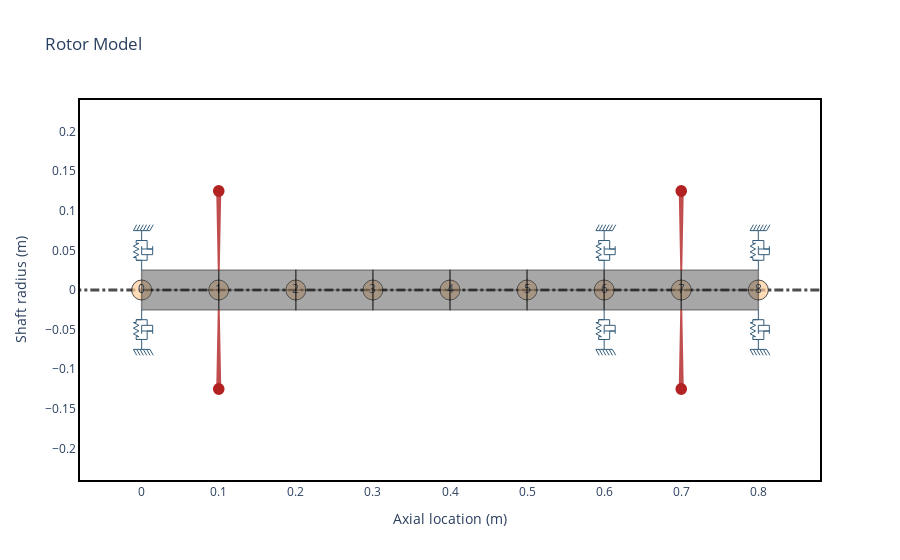

Notebook code for this chart:
### Markdown cell above
Just claculate the first rotor, need to have this too take the matrice, that we going to use

### Code cell
material_exo = rs.Material(name="mat_exo", rho=7850, E=2.05 * 10**11, Poisson= 0.3)


Low_pressure_elements = []
low_pressure_seal_elements = []
low_pressure_elements = []

for i in range(8) : 
    Low_pressure_elements.append(rs.ShaftElement(L = 0.1, material=material_exo, n=i, idl=0, odl=0.05))

low_pressure_elements.append(
    rs.DiskElement.from_geometry(n=1, material=material_exo, width=0.02, i_d=0.05, o_d=0.257)
)

low_pressure_elements.append(
    rs.DiskElement.from_geometry(n=7, material=material_exo, width=0.02, i_d=0.05, o_d=0.3)
)

low_pressure_seal_elements.append(rs.BearingElement(n=0, kxx=3e7, kyy=3e7, cxx=0, cyy=0))
low_pressure_seal_elements.append(rs.BearingElement(n=8, kxx=3e7, kyy=3e7, cxx=0, cyy=0))
low_pressure_seal_elements.append(rs.BearingElement(n=6, kxx=2.5*10**7, kyy=2.5*10**7, cxx=0))

rotor_lp = rs.Rotor(
    shaft_elements=Low_pressure_elements,
    bearing_elements=low_pressure_seal_elements,
    disk_elements=low_pressure_elements,
)
rotor_lp.plot_rotor()

### Figure 1 — Plotly figure (JSON) as saved in the notebook; plotly's stock layout.template omitted (floating-point values rounded to 4 significant figures)
{"data": [{"hoverinfo": "none", "line": {"color": "black", "dash": "dashdot", "width": 3}, "mode": "lines", "opacity": 0.7, "showlegend": false, "type": "scatter", "x": [-0.16, 0.96], "y": [0, 0]}, {"hoverinfo": "none", "marker": {"color": "#ffcc99", "line": {"color": "black", "width": 1}, "opacity": 0.7, "size": 20}, "mode": "markers+text", "showlegend": false, "text": ["0", "1", "2", "3", "4", "5", "6", "7", "8"], "type": "scatter", "x": [0, 0.1, 0.2, 0.3, 0.4, 0.5, 0.6, 0.7, 0.8], "y": [0, 0, 0, 0, 0, 0, 0, 0, 0]}, {"customdata": [[0, 0.05, 0, 0.05, 0, 0.1, "mat_exo"], [0, 0.05, 0, 0.05, 0, 0.1, "mat_exo"], [0, 0.05, 0, 0.05, 0, 0.1, "mat_exo"], [0, 0.05, 0, 0.05, 0, 0.1, "mat_exo"], [0, 0.05, 0, 0.05, 0, 0.1, "mat_exo"], [0, 0.05, 0, 0.05, 0, 0.1, "mat_exo"], [0, 0.05, 0, 0.05, 0, 0.1, "mat_exo"], [0, 0.05, 0, 0.05, 0, 0.1, "mat_exo"], [0, 0.05, 0, 0.05, 0, 0.1, "mat_exo"], [0, 0.05, 0, 0.05, 0, 0.1, "mat_exo"]], "fill": "toself", "fillcolor": "#525252", "hoverinfo": "text", "hoverlabel": {"bgcolor": "#525252"}, "hoveron": "points+fills", "hovertemplate": "Element Number: 0<br>Left Outer Diameter: 0.05 m<br>Left Inner Diameter: 0.0 m<br>Right Outer Diameter: 0.05 m<br>Right Inner Diameter: 0.0 m<br>Element Length: 0.1 m<br>Material: mat_exo<br>", "legendgroup": "Shaft", "line": {"color": "black", "width": 1.5}, "mode": "lines", "name": "ShaftElement 0", "opacity": 0.5, "showlegend": false, "text": "Element Number: 0<br>Left Outer Diameter: 0.05 m<br>Left Inner Diameter: 0.0 m<br>Right Outer Diameter: 0.05 m<br>Right Inner Diameter: 0.0 m<br>Element Length: 0.1 m<br>Material: mat_exo<br>", "type": "scatter", "x": [0, 0, 0.1, 0.1, 0, 0, 0, 0.1, 0.1, 0], "y": [0, 0.025, 0.025, 0, 0, 0, -0.025, -0.025, 0, 0]}, {"customdata": [[1, 0.05, 0, 0.05, 0, 0.1, "mat_exo"], [1, 0.05, 0, 0.05, 0, 0.1, "mat_exo"], [1, 0.05, 0, 0.05, 0, 0.1, "mat_exo"], [1, 0.05, 0, 0.05, 0, 0.1, "mat_exo"], [1, 0.05, 0, 0.05, 0, 0.1, "mat_exo"], [1, 0.05, 0, 0.05, 0, 0.1, "mat_exo"], [1, 0.05, 0, 0.05, 0, 0.1, "mat_exo"], [1, 0.05, 0, 0.05, 0, 0.1, "mat_exo"], [1, 0.05, 0, 0.05, 0, 0.1, "mat_exo"], [1, 0.05, 0, 0.05, 0, 0.1, "mat_exo"]], "fill": "toself", "fillcolor": "#525252", "hoverinfo": "text", "hoverlabel": {"bgcolor": "#525252"}, "hoveron": "points+fills", "hovertemplate": "Element Number: 1<br>Left Outer Diameter: 0.05 m<br>Left Inner Diameter: 0.0 m<br>Right Outer Diameter: 0.05 m<br>Right Inner Diameter: 0.0 m<br>Element Length: 0.1 m<br>Material: mat_exo<br>", "legendgroup": "Shaft", "line": {"color": "black", "width": 1.5}, "mode": "lines", "name": "ShaftElement 1", "opacity": 0.5, "showlegend": false, "text": "Element Number: 1<br>Left Outer Diameter: 0.05 m<br>Left Inner Diameter: 0.0 m<br>Right Outer Diameter: 0.05 m<br>Right Inner Diameter: 0.0 m<br>Element Length: 0.1 m<br>Material: mat_exo<br>", "type": "scatter", "x": [0.1, 0.1, 0.2, 0.2, 0.1, 0.1, 0.1, 0.2, 0.2, 0.1], "y": [0, 0.025, 0.025, 0, 0, 0, -0.025, -0.025, 0, 0]}, {"customdata": [[2, 0.05, 0, 0.05, 0, 0.1, "mat_exo"], [2, 0.05, 0, 0.05, 0, 0.1, "mat_exo"], [2, 0.05, 0, 0.05, 0, 0.1, "mat_exo"], [2, 0.05, 0, 0.05, 0, 0.1, "mat_exo"], [2, 0.05, 0, 0.05, 0, 0.1, "mat_exo"], [2, 0.05, 0, 0.05, 0, 0.1, "mat_exo"], [2, 0.05, 0, 0.05, 0, 0.1, "mat_exo"], [2, 0.05, 0, 0.05, 0, 0.1, "mat_exo"], [2, 0.05, 0, 0.05, 0, 0.1, "mat_exo"], [2, 0.05, 0, 0.05, 0, 0.1, "mat_exo"]], "fill": "toself", "fillcolor": "#525252", "hoverinfo": "text", "hoverlabel": {"bgcolor": "#525252"}, "hoveron": "points+fills", "hovertemplate": "Element Number: 2<br>Left Outer Diameter: 0.05 m<br>Left Inner Diameter: 0.0 m<br>Right Outer Diameter: 0.05 m<br>Right Inner Diameter: 0.0 m<br>Element Length: 0.1 m<br>Material: mat_exo<br>", "legendgroup": "Shaft", "line": {"color": "black", "width": 1.5}, "mode": "lines", "name": "ShaftElement 2", "opacity": 0.5, "showlegend": false, "text": "Element Number: 2<br>Left Outer Diameter: 0.05 m<br>Left Inner Diameter: 0.0 m<br>Right Outer Diameter: 0.05 m<br>Right Inner Diameter: 0.0 m<br>Element Length: 0.1 m<br>Material: mat_exo<br>", "type": "scatter", "x": [0.2, 0.2, 0.3, 0.3, 0.2, 0.2, 0.2, 0.3, 0.3, 0.2], "y": [0, 0.025, 0.025, 0, 0, 0, -0.025, -0.025, 0, 0]}, {"customdata": [[3, 0.05, 0, 0.05, 0, 0.1, "mat_exo"], [3, 0.05, 0, 0.05, 0, 0.1, "mat_exo"], [3, 0.05, 0, 0.05, 0, 0.1, "mat_exo"], [3, 0.05, 0, 0.05, 0, 0.1, "mat_exo"], [3, 0.05, 0, 0.05, 0, 0.1, "mat_exo"], [3, 0.05, 0, 0.05, 0, 0.1, "mat_exo"], [3, 0.05, 0, 0.05, 0, 0.1, "mat_exo"], [3, 0.05, 0, 0.05, 0, 0.1, "mat_exo"], [3, 0.05, 0, 0.05, 0, 0.1, "mat_exo"], [3, 0.05, 0, 0.05, 0, 0.1, "mat_exo"]], "fill": "toself", "fillcolor": "#525252", "hoverinfo": "text", "hoverlabel": {"bgcolor": "#525252"}, "hoveron": "points+fills", "hovertemplate": "Element Number: 3<br>Left Outer Diameter: 0.05 m<br>Left Inner Diameter: 0.0 m<br>Right Outer Diameter: 0.05 m<br>Right Inner Diameter: 0.0 m<br>Element Length: 0.1 m<br>Material: mat_exo<br>", "legendgroup": "Shaft", "line": {"color": "black", "width": 1.5}, "mode": "lines", "name": "ShaftElement 3", "opacity": 0.5, "showlegend": false, "text": "Element Number: 3<br>Left Outer Diameter: 0.05 m<br>Left Inner Diameter: 0.0 m<br>Right Outer Diameter: 0.05 m<br>Right Inner Diameter: 0.0 m<br>Element Length: 0.1 m<br>Material: mat_exo<br>", "type": "scatter", "x": [0.3, 0.3, 0.4, 0.4, 0.3, 0.3, 0.3, 0.4, 0.4, 0.3], "y": [0, 0.025, 0.025, 0, 0, 0, -0.025, -0.025, 0, 0]}, {"customdata": [[4, 0.05, 0, 0.05, 0, 0.1, "mat_exo"], [4, 0.05, 0, 0.05, 0, 0.1, "mat_exo"], [4, 0.05, 0, 0.05, 0, 0.1, "mat_exo"], [4, 0.05, 0, 0.05, 0, 0.1, "mat_exo"], [4, 0.05, 0, 0.05, 0, 0.1, "mat_exo"], [4, 0.05, 0, 0.05, 0, 0.1, "mat_exo"], [4, 0.05, 0, 0.05, 0, 0.1, "mat_exo"], [4, 0.05, 0, 0.05, 0, 0.1, "mat_exo"], [4, 0.05, 0, 0.05, 0, 0.1, "mat_exo"], [4, 0.05, 0, 0.05, 0, 0.1, "mat_exo"]], "fill": "toself", "fillcolor": "#525252", "hoverinfo": "text", "hoverlabel": {"bgcolor": "#525252"}, "hoveron": "points+fills", "hovertemplate": "Element Number: 4<br>Left Outer Diameter: 0.05 m<br>Left Inner Diameter: 0.0 m<br>Right Outer Diameter: 0.05 m<br>Right Inner Diameter: 0.0 m<br>Element Length: 0.1 m<br>Material: mat_exo<br>", "legendgroup": "Shaft", "line": {"color": "black", "width": 1.5}, "mode": "lines", "name": "ShaftElement 4", "opacity": 0.5, "showlegend": false, "text": "Element Number: 4<br>Left Outer Diameter: 0.05 m<br>Left Inner Diameter: 0.0 m<br>Right Outer Diameter: 0.05 m<br>Right Inner Diameter: 0.0 m<br>Element Length: 0.1 m<br>Material: mat_exo<br>", "type": "scatter", "x": [0.4, 0.4, 0.5, 0.5, 0.4, 0.4, 0.4, 0.5, 0.5, 0.4], "y": [0, 0.025, 0.025, 0, 0, 0, -0.025, -0.025, 0, 0]}, {"customdata": [[5, 0.05, 0, 0.05, 0, 0.1, "mat_exo"], [5, 0.05, 0, 0.05, 0, 0.1, "mat_exo"], [5, 0.05, 0, 0.05, 0, 0.1, "mat_exo"], [5, 0.05, 0, 0.05, 0, 0.1, "mat_exo"], [5, 0.05, 0, 0.05, 0, 0.1, "mat_exo"], [5, 0.05, 0, 0.05, 0, 0.1, "mat_exo"], [5, 0.05, 0, 0.05, 0, 0.1, "mat_exo"], [5, 0.05, 0, 0.05, 0, 0.1, "mat_exo"], [5, 0.05, 0, 0.05, 0, 0.1, "mat_exo"], [5, 0.05, 0, 0.05, 0, 0.1, "mat_exo"]], "fill": "toself", "fillcolor": "#525252", "hoverinfo": "text", "hoverlabel": {"bgcolor": "#525252"}, "hoveron": "points+fills", "hovertemplate": "Element Number: 5<br>Left Outer Diameter: 0.05 m<br>Left Inner Diameter: 0.0 m<br>Right Outer Diameter: 0.05 m<br>Right Inner Diameter: 0.0 m<br>Element Length: 0.1 m<br>Material: mat_exo<br>", "legendgroup": "Shaft", "line": {"color": "black", "width": 1.5}, "mode": "lines", "name": "ShaftElement 5", "opacity": 0.5, "showlegend": false, "text": "Element Number: 5<br>Left Outer Diameter: 0.05 m<br>Left Inner Diameter: 0.0 m<br>Right Outer Diameter: 0.05 m<br>Right Inner Diameter: 0.0 m<br>Element Length: 0.1 m<br>Material: mat_exo<br>", "type": "scatter", "x": [0.5, 0.5, 0.6, 0.6, 0.5, 0.5, 0.5, 0.6, 0.6, 0.5], "y": [0, 0.025, 0.025, 0, 0, 0, -0.025, -0.025, 0, 0]}, {"customdata": [[6, 0.05, 0, 0.05, 0, 0.1, "mat_exo"], [6, 0.05, 0, 0.05, 0, 0.1, "mat_exo"], [6, 0.05, 0, 0.05, 0, 0.1, "mat_exo"], [6, 0.05, 0, 0.05, 0, 0.1, "mat_exo"], [6, 0.05, 0, 0.05, 0, 0.1, "mat_exo"], [6, 0.05, 0, 0.05, 0, 0.1, "mat_exo"], [6, 0.05, 0, 0.05, 0, 0.1, "mat_exo"], [6, 0.05, 0, 0.05, 0, 0.1, "mat_exo"], [6, 0.05, 0, 0.05, 0, 0.1, "mat_exo"], [6, 0.05, 0, 0.05, 0, 0.1, "mat_exo"]], "fill": "toself", "fillcolor": "#525252", "hoverinfo": "text", "hoverlabel": {"bgcolor": "#525252"}, "hoveron": "points+fills", "hovertemplate": "Element Number: 6<br>Left Outer Diameter: 0.05 m<br>Left Inner Diameter: 0.0 m<br>Right Outer Diameter: 0.05 m<br>Right Inner Diameter: 0.0 m<br>Element Length: 0.1 m<br>Material: mat_exo<br>", "legendgroup": "Shaft", "line": {"color": "black", "width": 1.5}, "mode": "lines", "name": "ShaftElement 6", "opacity": 0.5, "showlegend": false, "text": "Element Number: 6<br>Left Outer Diameter: 0.05 m<br>Left Inner Diameter: 0.0 m<br>Right Outer Diameter: 0.05 m<br>Right Inner Diameter: 0.0 m<br>Element Length: 0.1 m<br>Material: mat_exo<br>", "type": "scatter", "x": [0.6, 0.6, 0.7, 0.7, 0.6, 0.6, 0.6, 0.7, 0.7, 0.6], "y": [0, 0.025, 0.025, 0, 0, 0, -0.025, -0.025, 0, 0]}, {"customdata": [[7, 0.05, 0, 0.05, 0, 0.1, "mat_exo"], [7, 0.05, 0, 0.05, 0, 0.1, "mat_exo"], [7, 0.05, 0, 0.05, 0, 0.1, "mat_exo"], [7, 0.05, 0, 0.05, 0, 0.1, "mat_exo"], [7, 0.05, 0, 0.05, 0, 0.1, "mat_exo"], [7, 0.05, 0, 0.05, 0, 0.1, "mat_exo"], [7, 0.05, 0, 0.05, 0, 0.1, "mat_exo"], [7, 0.05, 0, 0.05, 0, 0.1, "mat_exo"], [7, 0.05, 0, 0.05, 0, 0.1, "mat_exo"], [7, 0.05, 0, 0.05, 0, 0.1, "mat_exo"]], "fill": "toself", "fillcolor": "#525252", "hoverinfo": "text", "hoverlabel": {"bgcolor": "#525252"}, "hoveron": "points+fills", "hovertemplate": "Element Number: 7<br>Left Outer Diameter: 0.05 m<br>Left Inner Diameter: 0.0 m<br>Right Outer Diameter: 0.05 m<br>Right Inner Diameter: 0.0 m<br>Element Length: 0.1 m<br>Material: mat_exo<br>", "legendgroup": "Shaft", "line": {"color": "black", "width": 1.5}, "mode": "lines", "name": "ShaftElement 7", "opacity": 0.5, "showlegend": false, "text": "Element Number: 7<br>Left Outer Diameter: 0.05 m<br>Left Inner Diameter: 0.0 m<br>Right Outer Diameter: 0.05 m<br>Right Inner Diameter: 0.0 m<br>Element Length: 0.1 m<br>Material: mat_exo<br>", "type": "scatter", "x": [0.7, 0.7, 0.8, 0.8, 0.7, 0.7, 0.7, 0.8, 0.8, 0.7], "y": [0, 0.025, 0.025, 0, 0, 0, -0.025, -0.025, 0, 0]}, {"customdata": [[1, 0.06714, 0.03383, 7.836], [1, 0.06714, 0.03383, 7.836], [1, 0.06714, 0.03383, 7.836], [1, 0.06714, 0.03383, 7.836], [1, 0.06714, 0.03383, 7.836], [1, 0.06714, 0.03383, 7.836], [1, 0.06714, 0.03383, 7.836], [1, 0.06714, 0.03383, 7.836], [1, 0.06714, 0.03383, 7.836]], "fill": "toself", "fillcolor": "Firebrick", "hoverinfo": "text", "hoverlabel": {"bgcolor": "Firebrick"}, "hoveron": "points+fills", "hovertemplate": "Disk Node: 1<br>Polar Inertia: 6.714e-02<br>Diametral Inertia: 3.383e-02<br>Disk mass: 7.836<br>", "legendgroup": "disks", "line": {"color": "Firebrick", "width": 2}, "mode": "lines", "name": "Disk 0", "opacity": 0.8, "showlegend": false, "text": "Disk Node: 1<br>Polar Inertia: 6.714e-02<br>Diametral Inertia: 3.383e-02<br>Disk mass: 7.836<br>", "type": "scatter", "x": [0.1, 0.102, 0.098, 0.1, null, 0.1, 0.102, 0.098, 0.1], "y": [0.025, 0.125, 0.125, 0.025, null, -0.025, -0.125, -0.125, -0.025]}, {"customdata": [[7, 0.1248, 0.06274, 10.79], [7, 0.1248, 0.06274, 10.79], [7, 0.1248, 0.06274, 10.79], [7, 0.1248, 0.06274, 10.79], [7, 0.1248, 0.06274, 10.79], [7, 0.1248, 0.06274, 10.79], [7, 0.1248, 0.06274, 10.79], [7, 0.1248, 0.06274, 10.79], [7, 0.1248, 0.06274, 10.79]], "fill": "toself", "fillcolor": "Firebrick", "hoverinfo": "text", "hoverlabel": {"bgcolor": "Firebrick"}, "hoveron": "points+fills", "hovertemplate": "Disk Node: 7<br>Polar Inertia: 1.248e-01<br>Diametral Inertia: 6.274e-02<br>Disk mass: 10.789<br>", "legendgroup": "disks", "line": {"color": "Firebrick", "width": 2}, "mode": "lines", "name": "Disk 1", "opacity": 0.8, "showlegend": false, "text": "Disk Node: 7<br>Polar Inertia: 1.248e-01<br>Diametral Inertia: 6.274e-02<br>Disk mass: 10.789<br>", "type": "scatter", "x": [0.7, 0.702, 0.698, 0.7, null, 0.7, 0.702, 0.698, 0.7], "y": [0.025, 0.125, 0.125, 0.025, null, -0.025, -0.125, -0.125, -0.025]}, {"hoverinfo": "none", "legendgroup": "bearings", "line": {"color": "#355d7a", "width": 1}, "mode": "lines", "name": "Bearing 0", "showlegend": false, "type": "scatter", "x": [0, 0, -0.007143, 0.007143], "y": [0.025, 0.0375, 0.0375, 0.0375]}, {"hoverinfo": "none", "legendgroup": "bearings", "line": {"color": "#355d7a", "width": 1}, "mode": "lines", "name": "Bearing 0", "showlegend": false, "type": "scatter", "x": [0, 0, -0.007143, 0.007143], "y": [-0.025, -0.0375, -0.0375, -0.0375]}, {"hoverinfo": "none", "legendgroup": "bearings", "line": {"color": "#355d7a", "width": 1}, "mode": "lines", "name": "Bearing 0", "showlegend": false, "type": "scatter", "x": [0, 0, -0.007143, 0.007143], "y": [0.075, 0.0625, 0.0625, 0.0625]}, {"hoverinfo": "none", "legendgroup": "bearings", "line": {"color": "#355d7a", "width": 1}, "mode": "lines", "name": "Bearing 0", "showlegend": false, "type": "scatter", "x": [0, 0, -0.007143, 0.007143], "y": [-0.075, -0.0625, -0.0625, -0.0625]}, {"hoverinfo": "none", "legendgroup": "bearings", "line": {"color": "#355d7a", "width": 1}, "mode": "lines", "name": "Bearing 0", "showlegend": false, "type": "scatter", "x": [-0.01071, 0.01071], "y": [0.075, 0.075]}, {"hoverinfo": "none", "legendgroup": "bearings", "line": {"color": "#355d7a", "width": 1}, "mode": "lines", "name": "Bearing 0", "showlegend": false, "type": "scatter", "x": [-0.01071, 0.01071], "y": [-0.075, -0.075]}, {"hoverinfo": "none", "legendgroup": "bearings", "line": {"color": "#355d7a", "width": 1}, "mode": "lines", "name": "Bearing 0", "showlegend": false, "type": "scatter", "x": [-0.01071, -0.006429], "y": [0.075, 0.0825]}, {"hoverinfo": "none", "legendgroup": "bearings", "line": {"color": "#355d7a", "width": 1}, "mode": "lines", "name": "Bearing 0", "showlegend": false, "type": "scatter", "x": [-0.01071, -0.006429], "y": [-0.075, -0.0825]}, {"hoverinfo": "none", "legendgroup": "bearings", "line": {"color": "#355d7a", "width": 1}, "mode": "lines", "name": "Bearing 0", "showlegend": false, "type": "scatter", "x": [-0.006429, -0.002143], "y": [0.075, 0.0825]}, {"hoverinfo": "none", "legendgroup": "bearings", "line": {"color": "#355d7a", "width": 1}, "mode": "lines", "name": "Bearing 0", "showlegend": false, "type": "scatter", "x": [-0.006429, -0.002143], "y": [-0.075, -0.0825]}, {"hoverinfo": "none", "legendgroup": "bearings", "line": {"color": "#355d7a", "width": 1}, "mode": "lines", "name": "Bearing 0", "showlegend": false, "type": "scatter", "x": [-0.002143, 0.002143], "y": [0.075, 0.0825]}, {"hoverinfo": "none", "legendgroup": "bearings", "line": {"color": "#355d7a", "width": 1}, "mode": "lines", "name": "Bearing 0", "showlegend": false, "type": "scatter", "x": [-0.002143, 0.002143], "y": [-0.075, -0.0825]}, {"hoverinfo": "none", "legendgroup": "bearings", "line": {"color": "#355d7a", "width": 1}, "mode": "lines", "name": "Bearing 0", "showlegend": false, "type": "scatter", "x": [0.002143, 0.006429], "y": [0.075, 0.0825]}, {"hoverinfo": "none", "legendgroup": "bearings", "line": {"color": "#355d7a", "width": 1}, "mode": "lines", "name": "Bearing 0", "showlegend": false, "type": "scatter", "x": [0.002143, 0.006429], "y": [-0.075, -0.0825]}, {"hoverinfo": "none", "legendgroup": "bearings", "line": {"color": "#355d7a", "width": 1}, "mode": "lines", "name": "Bearing 0", "showlegend": false, "type": "scatter", "x": [0.006429, 0.01071], "y": [0.075, 0.0825]}, {"hoverinfo": "none", "legendgroup": "bearings", "line": {"color": "#355d7a", "width": 1}, "mode": "lines", "name": "Bearing 0", "showlegend": false, "type": "scatter", "x": [0.006429, 0.01071], "y": [-0.075, -0.0825]}, {"hoverinfo": "none", "legendgroup": "bearings", "line": {"color": "#355d7a", "width": 1}, "mode": "lines", "name": "Bearing 0", "showlegend": false, "type": "scatter", "x": [0.01071, 0.015], "y": [0.075, 0.0825]}, {"hoverinfo": "none", "legendgroup": "bearings", "line": {"color": "#355d7a", "width": 1}, "mode": "lines", "name": "Bearing 0", "showlegend": false, "type": "scatter", "x": [0.01071, 0.015], "y": [-0.075, -0.0825]}, {"hoverinfo": "none", "legendgroup": "bearings", "line": {"color": "#355d7a", "width": 1}, "mode": "lines", "name": "Bearing 0", "showlegend": false, "type": "scatter", "x": [-0.007143, -0.007143, -0.01071, -0.003571, -0.01071, -0.003571, -0.01071, -0.003571, -0.007143, -0.007143], "y": [0.0375, 0.04107, 0.04107, 0.04464, 0.04821, 0.05179, 0.05536, 0.05893, 0.05893, 0.0625]}, {"hoverinfo": "none", "legendgroup": "bearings", "line": {"color": "#355d7a", "width": 1}, "mode": "lines", "name": "Bearing 0", "showlegend": false, "type": "scatter", "x": [-0.007143, -0.007143, -0.01071, -0.003571, -0.01071, -0.003571, -0.01071, -0.003571, -0.007143, -0.007143], "y": [-0.0375, -0.04107, -0.04107, -0.04464, -0.04821, -0.05179, -0.05536, -0.05893, -0.05893, -0.0625]}, {"hoverinfo": "none", "legendgroup": "bearings", "line": {"color": "#355d7a", "width": 1}, "mode": "lines", "name": "Bearing 0", "showlegend": false, "type": "scatter", "x": [0.007143, 0.007143], "y": [0.0375, 0.04464]}, {"hoverinfo": "none", "legendgroup": "bearings", "line": {"color": "#355d7a", "width": 1}, "mode": "lines", "name": "Bearing 0", "showlegend": false, "type": "scatter", "x": [0.007143, 0.007143], "y": [-0.0375, -0.04464]}, {"hoverinfo": "none", "legendgroup": "bearings", "line": {"color": "#355d7a", "width": 1}, "mode": "lines", "name": "Bearing 0", "showlegend": false, "type": "scatter", "x": [0, 0, 0.01429, 0.01429], "y": [0.05536, 0.04464, 0.04464, 0.05536]}, {"hoverinfo": "none", "legendgroup": "bearings", "line": {"color": "#355d7a", "width": 1}, "mode": "lines", "name": "Bearing 0", "showlegend": false, "type": "scatter", "x": [0, 0, 0.01429, 0.01429], "y": [-0.05536, -0.04464, -0.04464, -0.05536]}, {"hoverinfo": "none", "legendgroup": "bearings", "line": {"color": "#355d7a", "width": 1}, "mode": "lines", "name": "Bearing 0", "showlegend": false, "type": "scatter", "x": [0, 0.01429, 0.007143, 0.007143], "y": [0.05179, 0.05179, 0.05179, 0.0625]}, {"hoverinfo": "none", "legendgroup": "bearings", "line": {"color": "#355d7a", "width": 1}, "mode": "lines", "name": "Bearing 0", "showlegend": false, "type": "scatter", "x": [0, 0.01429, 0.007143, 0.007143], "y": [-0.05179, -0.05179, -0.05179, -0.0625]}, {"hoverinfo": "none", "legendgroup": "bearings", "line": {"color": "#355d7a", "width": 1}, "mode": "lines", "name": "Bearing 2", "showlegend": false, "type": "scatter", "x": [0.6, 0.6, 0.5929, 0.6071], "y": [0.025, 0.0375, 0.0375, 0.0375]}, {"hoverinfo": "none", "legendgroup": "bearings", "line": {"color": "#355d7a", "width": 1}, "mode": "lines", "name": "Bearing 2", "showlegend": false, "type": "scatter", "x": [0.6, 0.6, 0.5929, 0.6071], "y": [-0.025, -0.0375, -0.0375, -0.0375]}, {"hoverinfo": "none", "legendgroup": "bearings", "line": {"color": "#355d7a", "width": 1}, "mode": "lines", "name": "Bearing 2", "showlegend": false, "type": "scatter", "x": [0.6, 0.6, 0.5929, 0.6071], "y": [0.075, 0.0625, 0.0625, 0.0625]}, {"hoverinfo": "none", "legendgroup": "bearings", "line": {"color": "#355d7a", "width": 1}, "mode": "lines", "name": "Bearing 2", "showlegend": false, "type": "scatter", "x": [0.6, 0.6, 0.5929, 0.6071], "y": [-0.075, -0.0625, -0.0625, -0.0625]}, {"hoverinfo": "none", "legendgroup": "bearings", "line": {"color": "#355d7a", "width": 1}, "mode": "lines", "name": "Bearing 2", "showlegend": false, "type": "scatter", "x": [0.5893, 0.6107], "y": [0.075, 0.075]}, {"hoverinfo": "none", "legendgroup": "bearings", "line": {"color": "#355d7a", "width": 1}, "mode": "lines", "name": "Bearing 2", "showlegend": false, "type": "scatter", "x": [0.5893, 0.6107], "y": [-0.075, -0.075]}, {"hoverinfo": "none", "legendgroup": "bearings", "line": {"color": "#355d7a", "width": 1}, "mode": "lines", "name": "Bearing 2", "showlegend": false, "type": "scatter", "x": [0.5893, 0.5936], "y": [0.075, 0.0825]}, {"hoverinfo": "none", "legendgroup": "bearings", "line": {"color": "#355d7a", "width": 1}, "mode": "lines", "name": "Bearing 2", "showlegend": false, "type": "scatter", "x": [0.5893, 0.5936], "y": [-0.075, -0.0825]}, {"hoverinfo": "none", "legendgroup": "bearings", "line": {"color": "#355d7a", "width": 1}, "mode": "lines", "name": "Bearing 2", "showlegend": false, "type": "scatter", "x": [0.5936, 0.5979], "y": [0.075, 0.0825]}, {"hoverinfo": "none", "legendgroup": "bearings", "line": {"color": "#355d7a", "width": 1}, "mode": "lines", "name": "Bearing 2", "showlegend": false, "type": "scatter", "x": [0.5936, 0.5979], "y": [-0.075, -0.0825]}, {"hoverinfo": "none", "legendgroup": "bearings", "line": {"color": "#355d7a", "width": 1}, "mode": "lines", "name": "Bearing 2", "showlegend": false, "type": "scatter", "x": [0.5979, 0.6021], "y": [0.075, 0.0825]}, {"hoverinfo": "none", "legendgroup": "bearings", "line": {"color": "#355d7a", "width": 1}, "mode": "lines", "name": "Bearing 2", "showlegend": false, "type": "scatter", "x": [0.5979, 0.6021], "y": [-0.075, -0.0825]}, {"hoverinfo": "none", "legendgroup": "bearings", "line": {"color": "#355d7a", "width": 1}, "mode": "lines", "name": "Bearing 2", "showlegend": false, "type": "scatter", "x": [0.6021, 0.6064], "y": [0.075, 0.0825]}, {"hoverinfo": "none", "legendgroup": "bearings", "line": {"color": "#355d7a", "width": 1}, "mode": "lines", "name": "Bearing 2", "showlegend": false, "type": "scatter", "x": [0.6021, 0.6064], "y": [-0.075, -0.0825]}, {"hoverinfo": "none", "legendgroup": "bearings", "line": {"color": "#355d7a", "width": 1}, "mode": "lines", "name": "Bearing 2", "showlegend": false, "type": "scatter", "x": [0.6064, 0.6107], "y": [0.075, 0.0825]}, {"hoverinfo": "none", "legendgroup": "bearings", "line": {"color": "#355d7a", "width": 1}, "mode": "lines", "name": "Bearing 2", "showlegend": false, "type": "scatter", "x": [0.6064, 0.6107], "y": [-0.075, -0.0825]}, {"hoverinfo": "none", "legendgroup": "bearings", "line": {"color": "#355d7a", "width": 1}, "mode": "lines", "name": "Bearing 2", "showlegend": false, "type": "scatter", "x": [0.6107, 0.615], "y": [0.075, 0.0825]}, {"hoverinfo": "none", "legendgroup": "bearings", "line": {"color": "#355d7a", "width": 1}, "mode": "lines", "name": "Bearing 2", "showlegend": false, "type": "scatter", "x": [0.6107, 0.615], "y": [-0.075, -0.0825]}, {"hoverinfo": "none", "legendgroup": "bearings", "line": {"color": "#355d7a", "width": 1}, "mode": "lines", "name": "Bearing 2", "showlegend": false, "type": "scatter", "x": [0.5929, 0.5929, 0.5893, 0.5964, 0.5893, 0.5964, 0.5893, 0.5964, 0.5929, 0.5929], "y": [0.0375, 0.04107, 0.04107, 0.04464, 0.04821, 0.05179, 0.05536, 0.05893, 0.05893, 0.0625]}, {"hoverinfo": "none", "legendgroup": "bearings", "line": {"color": "#355d7a", "width": 1}, "mode": "lines", "name": "Bearing 2", "showlegend": false, "type": "scatter", "x": [0.5929, 0.5929, 0.5893, 0.5964, 0.5893, 0.5964, 0.5893, 0.5964, 0.5929, 0.5929], "y": [-0.0375, -0.04107, -0.04107, -0.04464, -0.04821, -0.05179, -0.05536, -0.05893, -0.05893, -0.0625]}, {"hoverinfo": "none", "legendgroup": "bearings", "line": {"color": "#355d7a", "width": 1}, "mode": "lines", "name": "Bearing 2", "showlegend": false, "type": "scatter", "x": [0.6071, 0.6071], "y": [0.0375, 0.04464]}, {"hoverinfo": "none", "legendgroup": "bearings", "line": {"color": "#355d7a", "width": 1}, "mode": "lines", "name": "Bearing 2", "showlegend": false, "type": "scatter", "x": [0.6071, 0.6071], "y": [-0.0375, -0.04464]}, {"hoverinfo": "none", "legendgroup": "bearings", "line": {"color": "#355d7a", "width": 1}, "mode": "lines", "name": "Bearing 2", "showlegend": false, "type": "scatter", "x": [0.6, 0.6, 0.6143, 0.6143], "y": [0.05536, 0.04464, 0.04464, 0.05536]}, {"hoverinfo": "none", "legendgroup": "bearings", "line": {"color": "#355d7a", "width": 1}, "mode": "lines", "name": "Bearing 2", "showlegend": false, "type": "scatter", "x": [0.6, 0.6, 0.6143, 0.6143], "y": [-0.05536, -0.04464, -0.04464, -0.05536]}, {"hoverinfo": "none", "legendgroup": "bearings", "line": {"color": "#355d7a", "width": 1}, "mode": "lines", "name": "Bearing 2", "showlegend": false, "type": "scatter", "x": [0.6, 0.6143, 0.6071, 0.6071], "y": [0.05179, 0.05179, 0.05179, 0.0625]}, {"hoverinfo": "none", "legendgroup": "bearings", "line": {"color": "#355d7a", "width": 1}, "mode": "lines", "name": "Bearing 2", "showlegend": false, "type": "scatter", "x": [0.6, 0.6143, 0.6071, 0.6071], "y": [-0.05179, -0.05179, -0.05179, -0.0625]}, {"hoverinfo": "none", "legendgroup": "bearings", "line": {"color": "#355d7a", "width": 1}, "mode": "lines", "name": "Bearing 1", "showlegend": false, "type": "scatter", "x": [0.8, 0.8, 0.7929, 0.8071], "y": [0.025, 0.0375, 0.0375, 0.0375]}, {"hoverinfo": "none", "legendgroup": "bearings", "line": {"color": "#355d7a", "width": 1}, "mode": "lines", "name": "Bearing 1", "showlegend": false, "type": "scatter", "x": [0.8, 0.8, 0.7929, 0.8071], "y": [-0.025, -0.0375, -0.0375, -0.0375]}, {"hoverinfo": "none", "legendgroup": "bearings", "line": {"color": "#355d7a", "width": 1}, "mode": "lines", "name": "Bearing 1", "showlegend": false, "type": "scatter", "x": [0.8, 0.8, 0.7929, 0.8071], "y": [0.075, 0.0625, 0.0625, 0.0625]}, {"hoverinfo": "none", "legendgroup": "bearings", "line": {"color": "#355d7a", "width": 1}, "mode": "lines", "name": "Bearing 1", "showlegend": false, "type": "scatter", "x": [0.8, 0.8, 0.7929, 0.8071], "y": [-0.075, -0.0625, -0.0625, -0.0625]}, {"hoverinfo": "none", "legendgroup": "bearings", "line": {"color": "#355d7a", "width": 1}, "mode": "lines", "name": "Bearing 1", "showlegend": false, "type": "scatter", "x": [0.7893, 0.8107], "y": [0.075, 0.075]}, {"hoverinfo": "none", "legendgroup": "bearings", "line": {"color": "#355d7a", "width": 1}, "mode": "lines", "name": "Bearing 1", "showlegend": false, "type": "scatter", "x": [0.7893, 0.8107], "y": [-0.075, -0.075]}, {"hoverinfo": "none", "legendgroup": "bearings", "line": {"color": "#355d7a", "width": 1}, "mode": "lines", "name": "Bearing 1", "showlegend": false, "type": "scatter", "x": [0.7893, 0.7936], "y": [0.075, 0.0825]}, {"hoverinfo": "none", "legendgroup": "bearings", "line": {"color": "#355d7a", "width": 1}, "mode": "lines", "name": "Bearing 1", "showlegend": false, "type": "scatter", "x": [0.7893, 0.7936], "y": [-0.075, -0.0825]}, {"hoverinfo": "none", "legendgroup": "bearings", "line": {"color": "#355d7a", "width": 1}, "mode": "lines", "name": "Bearing 1", "showlegend": false, "type": "scatter", "x": [0.7936, 0.7979], "y": [0.075, 0.0825]}, {"hoverinfo": "none", "legendgroup": "bearings", "line": {"color": "#355d7a", "width": 1}, "mode": "lines", "name": "Bearing 1", "showlegend": false, "type": "scatter", "x": [0.7936, 0.7979], "y": [-0.075, -0.0825]}, {"hoverinfo": "none", "legendgroup": "bearings", "line": {"color": "#355d7a", "width": 1}, "mode": "lines", "name": "Bearing 1", "showlegend": false, "type": "scatter", "x": [0.7979, 0.8021], "y": [0.075, 0.0825]}, {"hoverinfo": "none", "legendgroup": "bearings", "line": {"color": "#355d7a", "width": 1}, "mode": "lines", "name": "Bearing 1", "showlegend": false, "type": "scatter", "x": [0.7979, 0.8021], "y": [-0.075, -0.0825]}, {"hoverinfo": "none", "legendgroup": "bearings", "line": {"color": "#355d7a", "width": 1}, "mode": "lines", "name": "Bearing 1", "showlegend": false, "type": "scatter", "x": [0.8021, 0.8064], "y": [0.075, 0.0825]}, {"hoverinfo": "none", "legendgroup": "bearings", "line": {"color": "#355d7a", "width": 1}, "mode": "lines", "name": "Bearing 1", "showlegend": false, "type": "scatter", "x": [0.8021, 0.8064], "y": [-0.075, -0.0825]}, {"hoverinfo": "none", "legendgroup": "bearings", "line": {"color": "#355d7a", "width": 1}, "mode": "lines", "name": "Bearing 1", "showlegend": false, "type": "scatter", "x": [0.8064, 0.8107], "y": [0.075, 0.0825]}, {"hoverinfo": "none", "legendgroup": "bearings", "line": {"color": "#355d7a", "width": 1}, "mode": "lines", "name": "Bearing 1", "showlegend": false, "type": "scatter", "x": [0.8064, 0.8107], "y": [-0.075, -0.0825]}, {"hoverinfo": "none", "legendgroup": "bearings", "line": {"color": "#355d7a", "width": 1}, "mode": "lines", "name": "Bearing 1", "showlegend": false, "type": "scatter", "x": [0.8107, 0.815], "y": [0.075, 0.0825]}, {"hoverinfo": "none", "legendgroup": "bearings", "line": {"color": "#355d7a", "width": 1}, "mode": "lines", "name": "Bearing 1", "showlegend": false, "type": "scatter", "x": [0.8107, 0.815], "y": [-0.075, -0.0825]}, {"hoverinfo": "none", "legendgroup": "bearings", "line": {"color": "#355d7a", "width": 1}, "mode": "lines", "name": "Bearing 1", "showlegend": false, "type": "scatter", "x": [0.7929, 0.7929, 0.7893, 0.7964, 0.7893, 0.7964, 0.7893, 0.7964, 0.7929, 0.7929], "y": [0.0375, 0.04107, 0.04107, 0.04464, 0.04821, 0.05179, 0.05536, 0.05893, 0.05893, 0.0625]}, {"hoverinfo": "none", "legendgroup": "bearings", "line": {"color": "#355d7a", "width": 1}, "mode": "lines", "name": "Bearing 1", "showlegend": false, "type": "scatter", "x": [0.7929, 0.7929, 0.7893, 0.7964, 0.7893, 0.7964, 0.7893, 0.7964, 0.7929, 0.7929], "y": [-0.0375, -0.04107, -0.04107, -0.04464, -0.04821, -0.05179, -0.05536, -0.05893, -0.05893, -0.0625]}, {"hoverinfo": "none", "legendgroup": "bearings", "line": {"color": "#355d7a", "width": 1}, "mode": "lines", "name": "Bearing 1", "showlegend": false, "type": "scatter", "x": [0.8071, 0.8071], "y": [0.0375, 0.04464]}, {"hoverinfo": "none", "legendgroup": "bearings", "line": {"color": "#355d7a", "width": 1}, "mode": "lines", "name": "Bearing 1", "showlegend": false, "type": "scatter", "x": [0.8071, 0.8071], "y": [-0.0375, -0.04464]}, {"hoverinfo": "none", "legendgroup": "bearings", "line": {"color": "#355d7a", "width": 1}, "mode": "lines", "name": "Bearing 1", "showlegend": false, "type": "scatter", "x": [0.8, 0.8, 0.8143, 0.8143], "y": [0.05536, 0.04464, 0.04464, 0.05536]}, {"hoverinfo": "none", "legendgroup": "bearings", "line": {"color": "#355d7a", "width": 1}, "mode": "lines", "name": "Bearing 1", "showlegend": false, "type": "scatter", "x": [0.8, 0.8, 0.8143, 0.8143], "y": [-0.05536, -0.04464, -0.04464, -0.05536]}, {"hoverinfo": "none", "legendgroup": "bearings", "line": {"color": "#355d7a", "width": 1}, "mode": "lines", "name": "Bearing 1", "showlegend": false, "type": "scatter", "x": [0.8, 0.8143, 0.8071, 0.8071], "y": [0.05179, 0.05179, 0.05179, 0.0625]}, {"hoverinfo": "none", "legendgroup": "bearings", "line": {"color": "#355d7a", "width": 1}, "mode": "lines", "name": "Bearing 1", "showlegend": false, "type": "scatter", "x": [0.8, 0.8143, 0.8071, 0.8071], "y": [-0.05179, -0.05179, -0.05179, -0.0625]}], "layout": {"shapes": [{"fillcolor": "Firebrick", "line": {"color": "Firebrick"}, "type": "circle", "x0": 0.09375, "x1": 0.1063, "xref": "x", "y0": 0.1187, "y1": 0.1313, "yref": "y"}, {"fillcolor": "Firebrick", "line": {"color": "Firebrick"}, "type": "circle", "x0": 0.09375, "x1": 0.1063, "xref": "x", "y0": -0.1313, "y1": -0.1187, "yref": "y"}, {"fillcolor": "Firebrick", "line": {"color": "Firebrick"}, "type": "circle", "x0": 0.6937, "x1": 0.7062, "xref": "x", "y0": 0.1187, "y1": 0.1313, "yref": "y"}, {"fillcolor": "Firebrick", "line": {"color": "Firebrick"}, "type": "circle", "x0": 0.6937, "x1": 0.7062, "xref": "x", "y0": -0.1313, "y1": -0.1187, "yref": "y"}], "title": {"text": "Rotor Model"}, "xaxis": {"mirror": true, "range": [-0.08, 0.88], "showgrid": false, "title": {"text": "Axial location (m)"}}, "yaxis": {"mirror": true, "range": [-0.24, 0.24], "showgrid": false, "title": {"text": "Shaft radius (m)"}}}}
